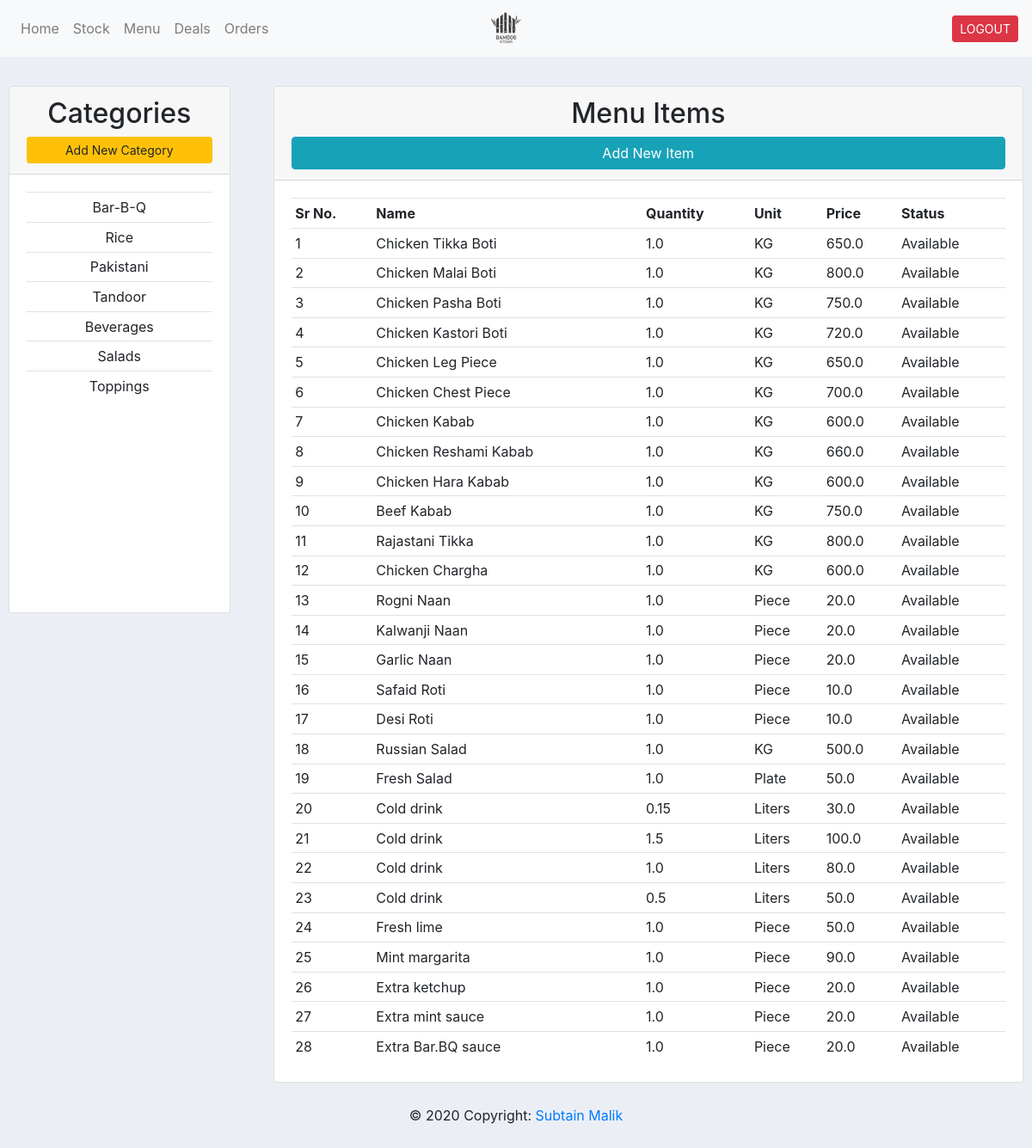
The page /menu/ (signed in) on the database as committed earlier.
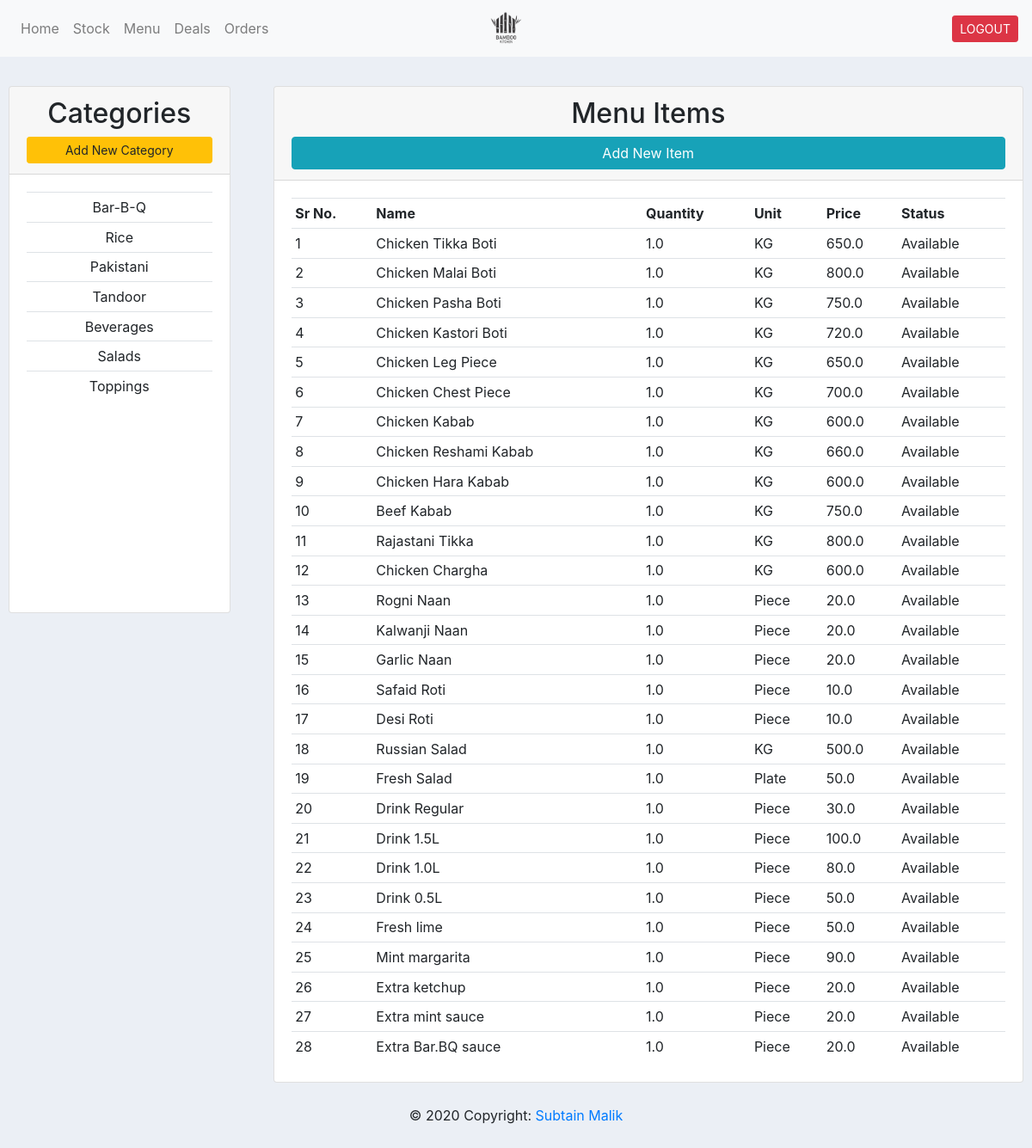
The same page on the database as committed later.
### bk_app/models.py (models this page shows, shortened)
class Category(models.Model):
    name = models.CharField(max_length=50)
    date_created = models.DateTimeField(auto_now_add=True, null=True)
    add_by = models.ForeignKey(User, null=True, on_delete=models.DO_NOTHING)
    def __str__(self):
        return self.name

class MenuItem(models.Model):
    UNITS = (
        ('KG', 'KG'),
        ('Grams', 'Grams'),
        ('Dozen', 'Dozen'),
        ('Liters', 'Liters'),
        ('Piece', 'Piece'),
        ('Plate', 'Plate'),
        ('Other', 'Other'),
    )
    STATUS = (
        ('Available', 'Available'),
        ('Out of Stock', 'Out of Stock'),
    )
    name = models.CharField(max_length=50)
    category = models.ForeignKey(Category, on_delete=models.DO_NOTHING)
    quantity = models.FloatField(default=1.0)
    unit = models.CharField(max_length=20, default='KG', choices=UNITS)
    price = models.FloatField(default=0.0)
    status = models.CharField(max_length=20, default='Available', choices=STATUS)
    date_created = models.DateTimeField(auto_now_add=True)
    add_by = models.ForeignKey(User, on_delete=models.DO_NOTHING)

### bk_app/views.py (the view)
# urls.py: path('menu/', views.menu, name='menu'),
@login_required(login_url='login')
def menu(request):
    categories = Category.objects.all()
    menu_items = MenuItem.objects.all()
    context = {'categories': categories,
               'menu_items': menu_items}
    return render(request, 'bk_app/menu.html', context)

### bk_app/templates/bk_app/menu.html
{% extends 'bk_app/main.html' %}
{% load static %}
{% block content %}
    <br/>
    <div class="row">
        <div class="col-md-3">
            <div class="card" style="margin: 10px">
                <div class="card-header text-center">
                    <h2>Categories</h2>
                    <a class="btn btn-sm btn-warning btn-block" href="{% url 'add_category' %}">Add New Category</a>
                </div>
                <div class="card-body text-center" style="height: 34vh; overflow: auto">
                    <table class="table table-sm">
                        {% for category in categories %}
                            <tr>
                                <td>{{ category }}</td>
                            </tr>
                        {% endfor %}
                    </table>
                </div>
            </div>
        </div>
        <div class="col-md-9">
            <div class="card" style="margin: 10px">
                <div class="card-header text-center">
                    <h2>Menu Items</h2>
                    <a class="btn btn-md btn-info btn-block" href="{% url 'add_menu_item' %}">Add New Item</a>
                </div>
                <div class="card-body" style="height: 70vh; overflow: auto">
                    <table class="table table-sm">
                        <tr>
                            <th>Sr No.</th>
                            <th>Name</th>
                            <th>Quantity</th>
                            <th>Unit</th>
                            <th>Price</th>
                            <th>Status</th>
                        </tr>
                        {% for item in menu_items %}
                            <tr>
                                <td>{{ forloop.counter }}</td>
                                <td>{{ item.name }}</td>
                                <td>{{ item.quantity }}</td>
                                <td>{{ item.unit }}</td>
                                <td>{{ item.price }}</td>
                                <td>{{ item.status }}</td>
                            </tr>
                        {% endfor %}
                    </table>
                </div>
            </div>
        </div>
    </div>
{% endblock %}

### bk_app/templates/bk_app/main.html (shortened to what this page needs)
{% load static %}
<!DOCTYPE html>
<html lang="en">
<head>
    <link rel="stylesheet" href="https://stackpath.bootstrapcdn.com/bootstrap/4.4.1/css/bootstrap.min.css"
>
    <link rel="stylesheet" type="text/css" href="{% static 'css/main.css' %}">
</head>
<body>
{% include 'bk_app/navbar.html' %}
{% block content %}
{% endblock %}
<footer class="footer">
    <div class="footer-copyright text-center py-3">© 2020 Copyright:
        <a href="https://www.linkedin.com/in/m3sibti/" target="_blank"> Subtain Malik</a>
    </div>
</footer>
</body>
</html>

### bk_app/templates/bk_app/navbar.html (shortened to what this page needs)
{% load static %}
<nav class="navbar navbar-expand-lg navbar-light bg-light">
    <div class="collapse navbar-collapse w-100 order-1 order-lg-0" id="navbarNav">
        <ul class="navbar-nav">
            <li class="nav-item">
                <a class="nav-link" href="{% url 'home' %}">Home</a>
            </li>
            <li class="nav-item">
                <a class="nav-link" href="{% url 'stock' %}">Stock</a>
            </li>
            <li class="nav-item">
                <a class="nav-link" href="{% url 'menu' %}">Menu</a>
            </li>
            <li class="nav-item">
                <a class="nav-link" href="{% url 'deals' %}">Deals</a>
            </li>
            <li class="nav-item">
                <a class="nav-link" href="{% url 'orders' %}">Orders</a>
            </li>
        </ul>
    </div>
    <div class="d-flex w-100 order-0">
        <div class="w-100">
        </div>
        <a class="navbar-brand text-center w-100" href="{% url 'home' %}"><img src="{% static 'images/bk_logo.png' %}"
                                                                               alt="" height="40px"></a>
        <span class="w-50"></span>
    </div>
    <a class=" nav-item btn btn-sm btn-danger" href="{% url 'do_logout' %}">LOGOUT</a>
</nav>

### static/css/main.css (style rules this page uses)
body { background-color: #ebeff5; }

Rows that differ between the two databases and show on the page:
changed MenuItem: name "Cold drink" → "Drink Regular"; quantity "0.15" → "1.0"; unit "Liters" → "Piece"
changed MenuItem: name "Cold drink" → "Drink 1.5L"; quantity "1.5" → "1.0"; unit "Liters" → "Piece"
changed MenuItem: name "Cold drink" → "Drink 1.0L"; unit "Liters" → "Piece"
changed MenuItem: name "Cold drink" → "Drink 0.5L"; quantity "0.5" → "1.0"; unit "Liters" → "Piece"
